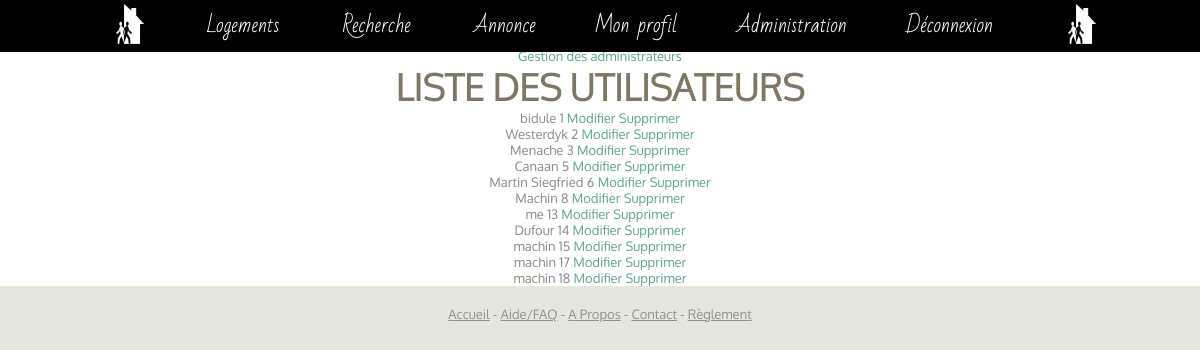
Screenshot of /modif1.php (signed in) with the database file from the repository.
### tables this page shows
CREATE TABLE `membres` (
`id` int(11) NOT NULL,
  `admin` int(11) NOT NULL DEFAULT '0',
  `nom` varchar(255) NOT NULL,
  `prenom` varchar(255) NOT NULL,
  `email` varchar(255) NOT NULL,
  `mdp` varchar(255) NOT NULL,
  `age` tinyint(4) NOT NULL,
  `telephone` varchar(10) NOT NULL,
  `compteActif` tinyint(1) NOT NULL DEFAULT '0',
  `clefCompte` varchar(255) NOT NULL
);

### modif1.php (the view, shortened to what this page needs)
<?php require_once("config.php");
$user_name = $bdd -> prepare('SELECT nom, id FROM membres ORDER BY id ASC');
$user_name -> execute();
 ?>
<html>
    <head>
        <link href="style.css" rel="stylesheet" />
    </head>
	<body>
		<?php include("header.php"); ?>
	    <div id="wrapper">
	        <div id="user_list">
		    	<?php
			    $verifadmin = $bdd -> prepare("SELECT admin FROM membres WHERE id =".$_SESSION["userID"]);
			    $verifadmin -> execute();
			    $numadmin = $verifadmin->fetch();
			    if ($numadmin['admin'] == 1){
			    	echo ("<div align=\"center\"><a href=\"addadmin.php\">Gestion des administrateurs</a></div>");
			    	echo ("<h2>Liste des utilisateurs</h2>");
			    	while ($u = $user_name->fetch()){
					    echo ("<div align=\"center\">"
					           .$u['nom']." ".$u['id']
					           ." <a href=\"modif2.php?idPersonne=".$u['id']."\">Modifier</a>  <a href=\"#\" onClick=\"confirme('".$u['id']."')\" >Supprimer</a>\n</div>"
					    );
					}
				}else {
					echo ("<div align=\"center\">Vous n'avez pas accès à cette page, <a href=\"index.php\">retour à la page d'accueil</a></div>");
				}
			    ?>
			</div>
		</div>
		<?php include("footer.php");?>
	</body>
</html>

### style.css (style rules this page uses)
body { margin: 0; padding: 0; background: #E5E6DD; font-family: 'Oxygen', sans-serif; font-size: 13px; color: #8A8985; }
h1, h2, h3 { margin: 0; padding: 0; text-transform: uppercase; font-family: 'Oxygen-Light'; color: #7D7764; }
h2 { font-size: 2.8em; }
a { text-decoration: none; color: #5BA689; }
#wrapper { overflow: hidden; background: #FFFFFF; }
#user_list { margin-top: 4%; }
#user_list h2 { text-align: center; }

### rows the page displays
membres: nom "bidule", id "1"
membres: nom "Westerdyk", id "2"
membres: nom "Menache", id "3"
membres: nom "Canaan", id "5"
membres: nom "Martin Siegfried", id "6"
membres: nom "Machin", id "8"
membres: nom "me", id "13"
membres: nom "Dufour", id "14"
membres: nom "machin", id "15"
membres: nom "machin", id "17"
membres: nom "machin", id "18"
